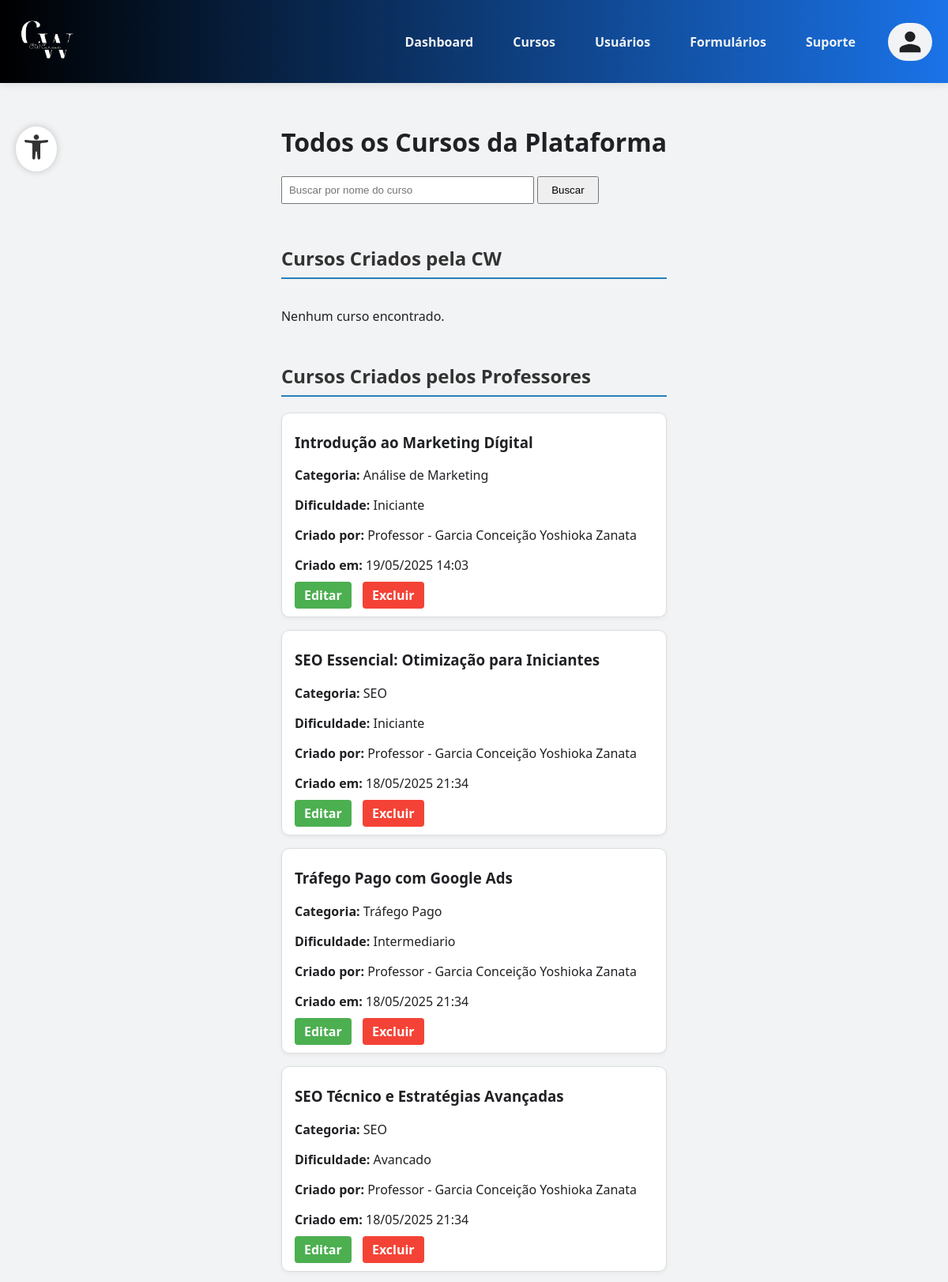
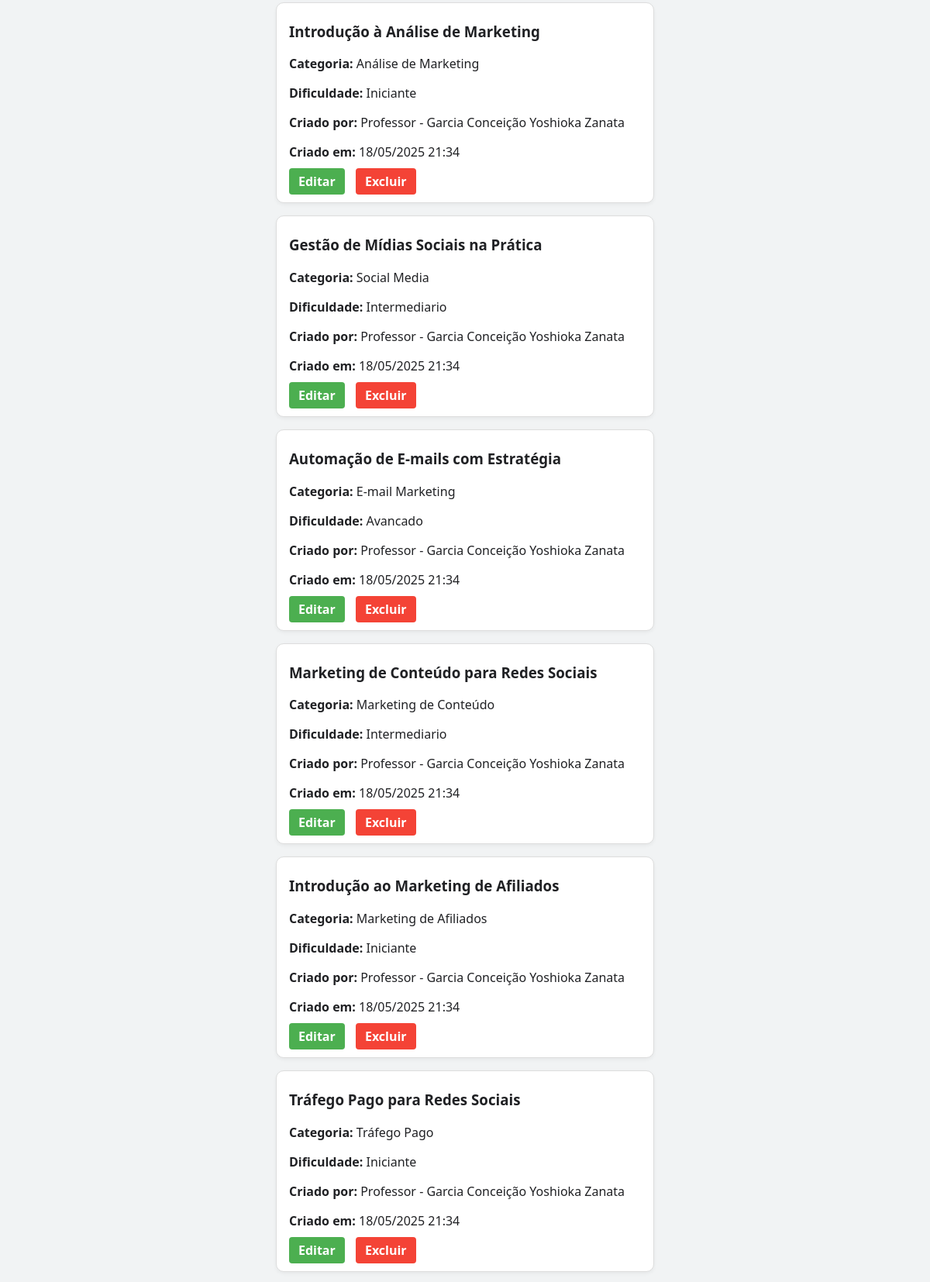
The page /administrador/cursos/list_courses.php (signed in, upper part) on the database its author committed (2 pictures, top to bottom).
### tables this page shows
CREATE TABLE IF NOT EXISTS `cursos` (
  `id` int NOT NULL AUTO_INCREMENT,
  `nome` varchar(255) NOT NULL,
  `categoria` enum('Marketing de Afiliados','Marketing de Conteúdo','E-mail Marketing','Social Media','Análise de Marketing','SEO','Tráfego Pago') NOT NULL,
  `descricao` text NOT NULL,
  `imagem` varchar(255) DEFAULT NULL,
  `dificuldade` enum('iniciante','intermediario','avancado') NOT NULL,
  `criado_por_id` int NOT NULL,
  `tipo_criador` enum('administrador','professor') NOT NULL,
  `data_criacao` datetime DEFAULT CURRENT_TIMESTAMP,
  PRIMARY KEY (`id`)
);

CREATE TABLE IF NOT EXISTS `usuarios` (
  `id` int NOT NULL AUTO_INCREMENT,
  `nome` varchar(45) DEFAULT NULL,
  `usuario` varchar(50) DEFAULT NULL,
  `email` varchar(255) DEFAULT NULL,
  `senha` varchar(255) DEFAULT NULL,
  `photo` varchar(255) DEFAULT '/AAP-5_3306/funcoes/uploads/profile/default_profile.jpg',
  `data_nascimento` date DEFAULT NULL,
  `tipo` enum('aluno','professor','administrador') NOT NULL DEFAULT 'aluno',
  `status` enum('ativo','pendente','bloqueado') NOT NULL DEFAULT 'ativo',
  `reset_token_hash` varchar(255) DEFAULT NULL,
  `reset_token_expires_at` datetime DEFAULT NULL,
  `aceitou_termos` tinyint(1) NOT NULL DEFAULT '0',
  `cpf` varchar(14) DEFAULT NULL,
  `rg` varchar(20) DEFAULT NULL,
  `endereco` varchar(255) DEFAULT NULL,
  `telefone` varchar(20) DEFAULT NULL,
  `linkedin` varchar(255) DEFAULT NULL,
  `experiencia` text,
  `area_conhecimento` varchar(100) DEFAULT NULL,
  `disponibilidade` varchar(100) DEFAULT NULL,
  `token_ativacao` varchar(255) DEFAULT NULL,
  PRIMARY KEY (`id`),
  UNIQUE KEY `email` (`email`),
  UNIQUE KEY `usuario` (`usuario`) USING BTREE
);

### administrador/cursos/list_courses.php (the view, shortened to what this page needs)
<?php
require_once '../../funcoes/conexao.php';
$termoBusca = isset($_GET['busca']) ? trim($_GET['busca']) : '';
$sql_admin = "SELECT * FROM cursos WHERE tipo_criador = 'administrador'";
$sql_admin .= " ORDER BY data_criacao DESC";
$result_admin = $conexao->query($sql_admin);
$sql_outros = "
    SELECT c.*, p.nome AS nome_criador
    FROM cursos c
    LEFT JOIN usuarios p ON c.tipo_criador = 'professor' AND c.criado_por_id = p.id
    WHERE c.tipo_criador != 'administrador'
";
$sql_outros .= " ORDER BY c.data_criacao DESC";
$result_outros = $conexao->query($sql_outros);
?>
<!DOCTYPE html>
<html lang="pt-BR">
<head>
    <link rel="stylesheet" href="partials/style.css">
    <link rel="stylesheet" href="css/list.css">
</head>
<body>
    <?php include 'partials/header.php'; ?>
    <div class="container course-list">
        <h1>Todos os Cursos da Plataforma</h1>
        <form method="GET" action="" style="margin-bottom: 20px;">
            <input type="text" name="busca" placeholder="Buscar por nome do curso" value="<?php echo htmlspecialchars($termoBusca); ?>" style="padding: 8px; width: 300px;">
            <button type="submit" style="padding: 8px 16px;">Buscar</button>
        </form>
        <h2>Cursos Criados pela CW</h2>
        <?php if ($result_admin->num_rows > 0): ?>
            <?php while ($curso = $result_admin->fetch_assoc()): ?>
                <div class="course-card">
                    <h3><?php echo htmlspecialchars($curso['nome']); ?></h3>
                    <p><strong>Categoria:</strong> <?php echo htmlspecialchars($curso['categoria']); ?></p>
                    <p><strong>Dificuldade:</strong> <?php echo ucfirst($curso['dificuldade']); ?></p>
                    <p><strong>Criado em:</strong> <?php echo date('d/m/Y H:i', strtotime($curso['data_criacao'])); ?></p>
                    <div class="course-actions">
                        <a href="editar_curso.php?id=<?php echo $curso['id']; ?>" class="btn-edit">Editar</a>
                        <a href="funcoes/excluir_curso.php?id=<?php echo $curso['id']; ?>" class="btn-delete" onclick="return confirm('Tem certeza que deseja excluir este curso?');">Excluir</a>
                    </div>
                </div>
            <?php endwhile; ?>
        <?php else: ?>
            <p>Nenhum curso encontrado.</p>
        <?php endif; ?>
        <h2>Cursos Criados pelos Professores</h2>
        <?php if ($result_outros->num_rows > 0): ?>
            <?php while ($curso = $result_outros->fetch_assoc()): ?>
                <div class="course-card">
                    <h3><?php echo htmlspecialchars($curso['nome']); ?></h3>
                    <p><strong>Categoria:</strong> <?php echo htmlspecialchars($curso['categoria']); ?></p>
                    <p><strong>Dificuldade:</strong> <?php echo ucfirst($curso['dificuldade']); ?></p>
                    <p><strong>Criado por:</strong>
                        <?php
                            echo ucfirst($curso['tipo_criador']);
                            echo isset($curso['nome_criador']) && !empty($curso['nome_criador'])
                                ? " - " . htmlspecialchars($curso['nome_criador'])
                                : " (ID: " . $curso['criado_por_id'] . ")";
                        ?>
                    </p>
                    <p><strong>Criado em:</strong> <?php echo date('d/m/Y H:i', strtotime($curso['data_criacao'])); ?></p>
                    <div class="course-actions">
                        <a href="editar_curso.php?id=<?php echo $curso['id']; ?>" class="btn-edit">Editar</a>
                        <a href="funcoes/excluir_curso.php?id=<?php echo $curso['id']; ?>" class="btn-delete" onclick="return confirm('Tem certeza que deseja excluir este curso?');">Excluir</a>
                    </div>
                </div>
            <?php endwhile; ?>
        <?php else: ?>
            <p>Nenhum curso encontrado.</p>
        <?php endif; ?>
    </div>
</body>
</html>

### administrador/cursos/partials/style.css (style rules this page uses)
:root { --azul: #1A73E8; --cinza-claro: #F1F3F4; --cinza-escuro: #202124; --amarelo: #FFB400; }
html, body { height: 100%; margin: 0; display: flex; flex-direction: column; }
body { font-family: 'Segoe UI', Tahoma, Geneva, Verdana, sans-serif; background-color: var(--cinza-claro); color: var(--cinza-escuro); }
.container { flex: 1; display: flex; flex-direction: column; max-width: 1200px; margin: 0 auto; margin-bottom: 3rem; padding: 2rem; }

### administrador/cursos/css/list.css (style rules this page uses)
:root { --primary-color: #1A73E8; --secondary-color: #F1F3F4; --text-color: #202124; --accent-color: #FFB400; --border-color: #ccc; }
.course-list h2 { margin-top: 2rem; color: #333; border-bottom: 2px solid #2980b9; padding-bottom: 0.5rem; }
.course-card { background-color: #fff; border: 1px solid #ddd; padding: 1rem; border-radius: 10px; margin-bottom: 1rem; box-shadow: 0 2px 5px rgba(0,0,0,0.05); }
.course-card h3 { margin-top: 0.5rem; }
.course-actions { margin-top: 10px; }
.course-actions .btn-edit, .course-actions .btn-delete { padding: 6px 12px; margin-right: 10px; text-decoration: none; border-radius: 4px; font-weight: bold; }
.btn-edit { background-color: #4CAF50; color: white; }
.btn-delete { background-color: #f44336; color: white; }

### rows shown on the page
cursos: nome "Introdução ao Marketing Dígital", categoria "Análise de Marketing", dificuldade "Iniciante", tipo_criador "Professor", usuarios.nome "Garcia Conceição Yoshioka Zanata", data_criacao "19/05/2025 14:03"
cursos: nome "SEO Essencial: Otimização para Iniciantes", categoria "SEO", dificuldade "Iniciante", tipo_criador "Professor", usuarios.nome "Garcia Conceição Yoshioka Zanata", data_criacao "18/05/2025 21:34"
cursos: nome "Tráfego Pago com Google Ads", categoria "Tráfego Pago", dificuldade "Intermediario", tipo_criador "Professor", usuarios.nome "Garcia Conceição Yoshioka Zanata", data_criacao "18/05/2025 21:34"
cursos: nome "SEO Técnico e Estratégias Avançadas", categoria "SEO", dificuldade "Avancado", tipo_criador "Professor", usuarios.nome "Garcia Conceição Yoshioka Zanata", data_criacao "18/05/2025 21:34"
cursos: nome "Introdução à Análise de Marketing", categoria "Análise de Marketing", dificuldade "Iniciante", tipo_criador "Professor", usuarios.nome "Garcia Conceição Yoshioka Zanata", data_criacao "18/05/2025 21:34"
cursos: nome "Gestão de Mídias Sociais na Prática", categoria "Social Media", dificuldade "Intermediario", tipo_criador "Professor", usuarios.nome "Garcia Conceição Yoshioka Zanata", data_criacao "18/05/2025 21:34"
cursos: nome "Automação de E-mails com Estratégia", categoria "E-mail Marketing", dificuldade "Avancado", tipo_criador "Professor", usuarios.nome "Garcia Conceição Yoshioka Zanata", data_criacao "18/05/2025 21:34"
cursos: nome "Marketing de Conteúdo para Redes Sociais", categoria "Marketing de Conteúdo", dificuldade "Intermediario", tipo_criador "Professor", usuarios.nome "Garcia Conceição Yoshioka Zanata", data_criacao "18/05/2025 21:34"
cursos: nome "Introdução ao Marketing de Afiliados", categoria "Marketing de Afiliados", dificuldade "Iniciante", tipo_criador "Professor", usuarios.nome "Garcia Conceição Yoshioka Zanata", data_criacao "18/05/2025 21:34"
cursos: nome "Tráfego Pago para Redes Sociais", categoria "Tráfego Pago", dificuldade "Iniciante", tipo_criador "Professor", usuarios.nome "Garcia Conceição Yoshioka Zanata", data_criacao "18/05/2025 21:34"
